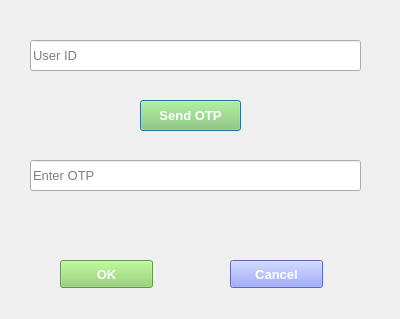
<?xml version="1.0" encoding="UTF-8"?>
<ui version="4.0">
 <class>OTP</class>
 <widget class="QDialog" name="OTP">
  <property name="geometry">
   <rect>
    <x>0</x>
    <y>0</y>
    <width>400</width>
    <height>319</height>
   </rect>
  </property>
  <property name="windowTitle">
   <string>Send OTP</string>
  </property>
  <widget class="QLineEdit" name="userid">
   <property name="geometry">
    <rect>
     <x>30</x>
     <y>40</y>
     <width>331</width>
     <height>31</height>
    </rect>
   </property>
   <property name="font">
    <font>
     <pointsize>10</pointsize>
    </font>
   </property>
   <property name="text">
    <string/>
   </property>
   <property name="placeholderText">
    <string>User ID</string>
   </property>
  </widget>
  <widget class="QPushButton" name="sendotp">
   <property name="geometry">
    <rect>
     <x>140</x>
     <y>100</y>
     <width>101</width>
     <height>31</height>
    </rect>
   </property>
   <property name="font">
    <font>
     <pointsize>10</pointsize>
     <weight>75</weight>
     <bold>true</bold>
    </font>
   </property>
   <property name="styleSheet">
    <string notr="true">background: rgb(141, 209, 104);
color: rgb(255,255,255)</string>
   </property>
   <property name="text">
    <string>Send OTP</string>
   </property>
  </widget>
  <widget class="QLineEdit" name="otp">
   <property name="geometry">
    <rect>
     <x>30</x>
     <y>160</y>
     <width>331</width>
     <height>31</height>
    </rect>
   </property>
   <property name="font">
    <font>
     <pointsize>10</pointsize>
    </font>
   </property>
   <property name="text">
    <string/>
   </property>
   <property name="echoMode">
    <enum>QLineEdit::Password</enum>
   </property>
   <property name="placeholderText">
    <string>Enter OTP</string>
   </property>
  </widget>
  <widget class="QPushButton" name="ok">
   <property name="geometry">
    <rect>
     <x>60</x>
     <y>260</y>
     <width>93</width>
     <height>28</height>
    </rect>
   </property>
   <property name="font">
    <font>
     <pointsize>10</pointsize>
     <weight>75</weight>
     <bold>true</bold>
    </font>
   </property>
   <property name="styleSheet">
    <string notr="true">background: rgb(141, 209, 104);
color: rgb(255,255,255)</string>
   </property>
   <property name="text">
    <string>OK</string>
   </property>
  </widget>
  <widget class="QPushButton" name="cancel">
   <property name="geometry">
    <rect>
     <x>230</x>
     <y>260</y>
     <width>93</width>
     <height>28</height>
    </rect>
   </property>
   <property name="font">
    <font>
     <pointsize>10</pointsize>
     <weight>75</weight>
     <bold>true</bold>
     <strikeout>false</strikeout>
    </font>
   </property>
   <property name="styleSheet">
    <string notr="true">
color: rgb(255, 255, 255);
background:rgb(126, 143, 255);</string>
   </property>
   <property name="text">
    <string>Cancel</string>
   </property>
  </widget>
 </widget>
 <resources/>
 <connections/>
</ui>
